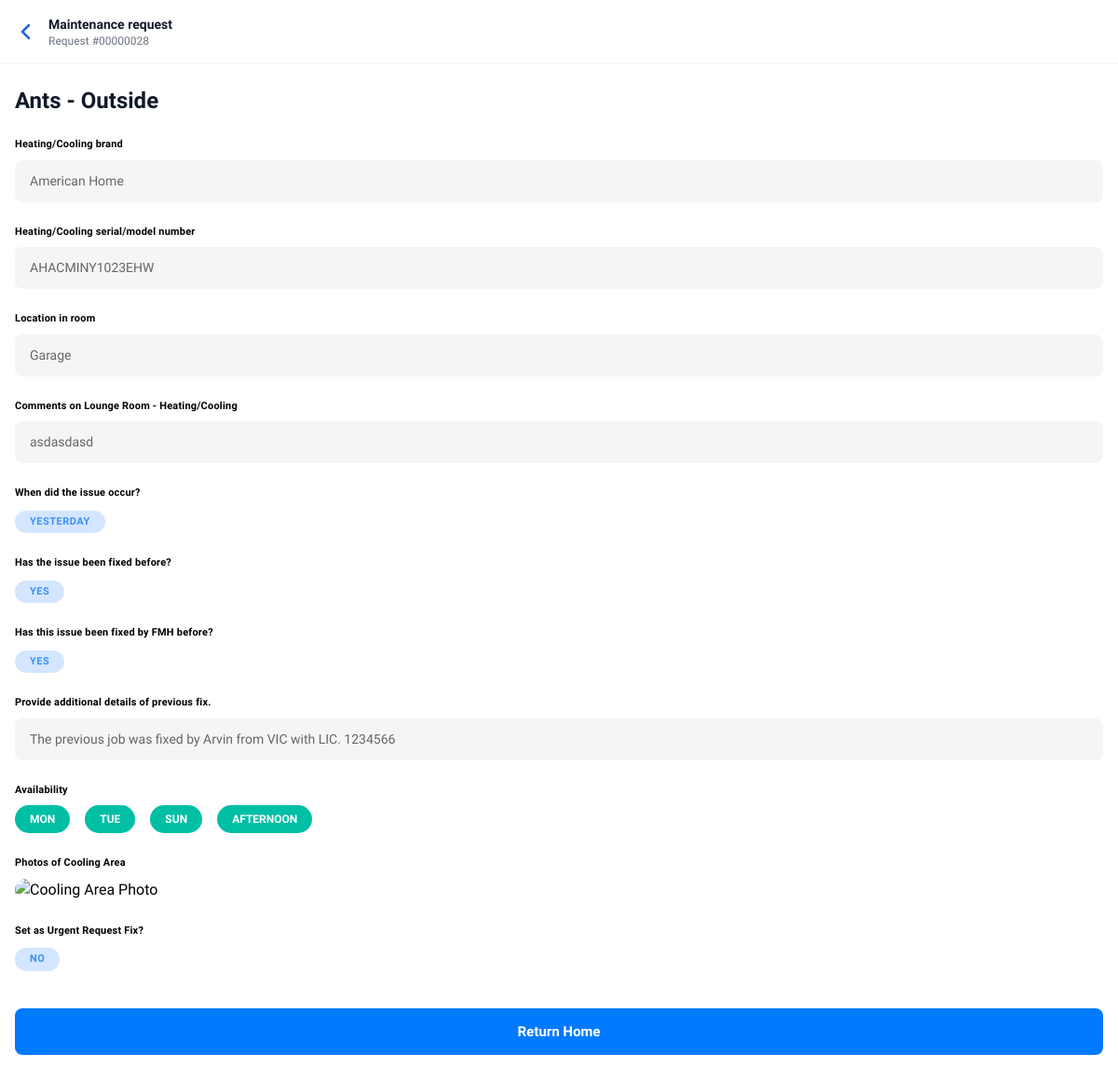
Page /maintenance/view/28/ (signed in) on the committed database.
### trader/models/jobs.py (models this page shows, shortened)
class Jobs(models.Model):
    agent = models.ForeignKey(AgentRegister, on_delete=models.CASCADE, related_name='jobs_agent')
    trader = models.ForeignKey(TraderRegistration, on_delete=models.SET_NULL, null=True, blank=True, related_name='jobs_trader')
    property = models.ForeignKey(Property, on_delete=models.SET_NULL, null=True, blank=True, related_name='jobs_property')
    STATUS_CHOICES = [
        ('quoted', 'Quoted'),
        ('confirmed', 'Confirmed'),
        ('approved', 'Approved'),
        ('scheduled', 'Scheduled'),
    ]
    address = models.TextField(blank=True, null=True)
    category = models.ForeignKey(Services, on_delete=models.SET_NULL, null=True, blank=True, related_name='category_services')
    renter = models.CharField(max_length=100, null=True, blank=True)
    priority = models.BooleanField(default=False)  # True = High Priority
    job_code = models.CharField(max_length=20, unique=True)
    notes = models.TextField()
    status = models.CharField(max_length=20, choices=STATUS_CHOICES, default='quoted')
    bid_status = models.CharField(max_length=20, choices=[('open', 'Open'), ('closed', 'Closed')], default='open')
    bid_count = models.IntegerField(default=0)
    quoted_at = models.DateField(default=timezone.now)
    confirmed_at = models.DateField(null=True, blank=True)
    approved_at = models.DateField(null=True, blank=True)
    scheduled_at = models.DateField(null=True, blank=True)
    is_active = models.BooleanField(null=True, blank=True, default=True)
    start_date = models.DateField(null=True, blank=True)
    end_date = models.DateField(null=True, blank=True)
    issue_found_at = models.DateField(null=True, blank=True)
    renter_availability = models.DateField(null=True, blank=True)
    issue_been_fixed_before = models.BooleanField(default=False)
    issue_been_fixed_by_fmh_before = models.BooleanField(default=False)
    renter_availability_schedule = models.JSONField(null=True, blank=True, default=dict)
    renter_issue_date = models.JSONField(blank=True, null=True, default=dict)

### trader/models/servicesTrader.py (models this page shows, shortened)
class Services(models.Model):
    keyword = models.CharField(max_length=100, unique=True)
    description = models.TextField(blank=True, null=True)
    isurgent = models.BooleanField(default=False, help_text="Is this service urgent?")
    locationName = models.CharField(max_length=100, blank=True, null=True)
    marketName = models.CharField(max_length=100, blank=True, null=True)
    secondaryMarketName = models.CharField(max_length=100, blank=True, null=True)
    created_at = models.DateTimeField(auto_now_add=True, blank=True, null=True)
    updated_at = models.DateTimeField(auto_now=True, blank=True, null=True)
    is_active = models.BooleanField(default=True, help_text="Is this service currently active?")

### renter/renter_actions.py (the view)
# urls.py: path('maintenance/view/<int:job_id>/', renter_actions.view_maintenance_request, name='view_maintenance_request'),
@csrf_exempt
@login_required
def view_maintenance_request(request, job_id):
    try:
        job = Jobs.objects.get(id=job_id)
        images = JobImage.objects.filter(job=job)
        availability = job.renter_availability_schedule or {}
        availability_days = availability.get('days', [])
        availability_times = availability.get('times', [])
        issue_date = job.renter_issue_date or {}
        if isinstance(issue_date, dict):
            issue_date_value = issue_date.get('value', 'Not specified')
        else:
            issue_date_value = issue_date
        context = {
            'job': job,
            'service_name': job.category.description if job.category else 'N/A',
            'request_number': f"#0000{job.id}",
            'description': job.notes or "No additional details provided",
            'agent': job.agent,
            'availability_days': availability_days,
            'availability_times': availability_times,
            'issue_date': issue_date_value,
            'images': images,
        }
        return render(request, 'renter/home/jobs/view_maintenance_request.html', context)
    except Jobs.DoesNotExist:
        messages.error(request, "Maintenance request not found.")
        return redirect('/maintenance/')

### trader/context_processors.py (called while the page is built)
def notifications_context(request):
    if request.user.is_authenticated:
        unread_qs = get_unread_notifications(request.user)
        return {
            "unread_count": unread_qs.count(),
            "unread_notifications": unread_qs[:5],  # show latest 5
        }
    return {}

### trader/views/traderNotification.py (called while the page is built)
def get_unread_notifications(user):
    try:
        return TraderNotification.objects.filter(
            trader_id__user=user,
            seen=False
        ).order_by("-created_at")
    except Exception as e:
        logger.error(f"Error fetching notifications! {e}")
        return TraderNotification.objects.none()

### renter/templates/renter/home/jobs/view_maintenance_request.html (shortened to what this page needs)
{% load static %}
<!DOCTYPE html>
<html lang="en">
<head>
  <script src="https://cdn.tailwindcss.com"></script>
</head>
<body>
  <div class="px-4 py-4 flex items-center gap-3 border-b border-gray-100">
    <button onclick="window.history.back()" class="text-blue-600">
      <svg class="w-6 h-6" fill="none" stroke="currentColor" viewBox="0 0 24 24">
        <path stroke-linecap="round" stroke-linejoin="round" stroke-width="2.5" d="M15 19l-7-7 7-7"></path>
      </svg>
    </button>
    <div>
      <h1 class="text-sm font-semibold text-gray-900">Maintenance request</h1>
      <p class="text-xs text-gray-500">Request #{{ job.id|stringformat:"08d" }}</p>
    </div>
  </div>
  <div class="px-4 py-6 space-y-6">
    <div>
      <h2 class="text-2xl font-bold text-gray-900 leading-tight mb-1">
        {{ job.category.description }}
      </h2>
    </div>
    <div>
      <p class="section-title">Heating/Cooling brand</p>
      <div class="field-value">
        {{ job.heating_cooling_brand|default:"American Home" }}
      </div>
    </div>
    <div>
      <p class="section-title">Heating/Cooling serial/model number</p>
      <div class="field-value">
        {{ job.serial_model_number|default:"AHACMINY1023EHW" }}
      </div>
    </div>
    <div>
      <p class="section-title">Location in room</p>
      <div class="field-value">
        {{ job.location_in_room|default:"Garage" }}
      </div>
    </div>
    <div>
      <p class="section-title">Comments on Lounge Room - Heating/Cooling</p>
      <div class="field-value">
        {{ job.notes|default:"Multifunctional furniture is a gift in small spaces. Storage ottomans that double up as extra seating are ideal, especially those set.." }}
      </div>
    </div>
    <div>
      <p class="section-title">When did the issue occur?</p>
      <div class="mt-2">
        <span class="yes-badge">
          {% if job.renter_issue_date.value %}
            {{ job.renter_issue_date.value }}
          {% elif job.renter_issue_date %}
            {{ job.renter_issue_date }}
          {% else %}
            YESTERDAY
          {% endif %}
        </span>
      </div>
    </div>
    <div>
      <p class="section-title">Has the issue been fixed before?</p>
      <div class="mt-2">
        <span class="yes-badge">{{ job.issue_fixed_before|default:"YES" }}</span>
      </div>
    </div>
    <div>
      <p class="section-title">Has this issue been fixed by FMH before?</p>
      <div class="mt-2">
        <span class="yes-badge">{{ job.fixed_by_fmh_before|default:"YES" }}</span>
      </div>
    </div>
    <div>
      <p class="section-title">Provide additional details of previous fix.</p>
      <div class="field-value">
        {{ job.previous_fix_details|default:"The previous job was fixed by Arvin from VIC with LIC. 1234566" }}
      </div>
    </div>
    <div>
      <p class="section-title">Availability</p>
      <div class="mt-2 flex flex-wrap gap-2">
        {% if job.renter_availability_schedule.days %}
          {% for day in job.renter_availability_schedule.days %}
            <span class="availability-badge">{{ day }}</span>
          {% endfor %}
        {% else %}
          <span class="availability-badge">MON</span>
        {% endif %}
        {% if job.renter_availability_schedule.times %}
          {% for time in job.renter_availability_schedule.times %}
            <span class="availability-badge">{{ time }}</span>
          {% endfor %}
        {% else %}
          <span class="availability-badge">AFTERNOON</span>
        {% endif %}
      </div>
    </div>
    <div>
      <p class="section-title">Photos of Cooling Area</p>
      {% if job.jobimage_set.all %}
        {% for image in job.jobimage_set.all %}
          <div class="photo-container">
            <img src="{{ image.image.url }}" alt="Issue Photo" onclick="viewImage('{{ image.image.url }}')">
          </div>
        {% endfor %}
      {% else %}
        <div class="photo-container">
          <img src="{% static 'images/placeholder-ac.jpg' %}" alt="Cooling Area Photo">
        </div>
      {% endif %}
    </div>
    <div>
      <p class="section-title">Set as Urgent Request Fix?</p>
      <div class="mt-2">
        <span class="yes-badge">
          {% if job.priority %}YES{% else %}NO{% endif %}
        </span>
      </div>
    </div>
    <div class="pt-4 pb-8">
      <button onclick="window.location.reload()" class="return-btn">
        Return Home
      </button>
    </div>
  </div>
</body>
</html>

### renter/templates/renter/home/jobs/view_maintenance_request.html (style rules this page uses)
body { font-family: 'Lexend', sans-serif; background: white; }
.section-title { font-size: 11px; font-weight: 600; color: #000000; margin-bottom: 8px; letter-spacing: 0.2px; }
.field-value { font-size: 14px; color: #666666; font-weight: 400; line-height: 1.5; background: #F5F5F5; padding: 12px 16px; border-radius: 8px; }
.yes-badge { display: inline-block; background: #d4e6ff; color: #3b90fe; padding: 4px 16px; border-radius: 12px; font-size: 11px; font-weight: 600; text-transform: uppercase; letter-spacing: 0.5px; }
.availability-badge { display: inline-block; background: #00BFA5; color: white; padding: 6px 16px; border-radius: 16px; font-size: 12px; font-weight: 600; text-transform: uppercase; margin-right: 8px; }
.photo-container { width: 100%; border-radius: 12px; overflow: hidden; margin-top: 8px; }
.photo-container img { width: 100%; height: auto; display: block; }
.return-btn { background: #007AFF; color: white; width: 100%; padding: 14px; border-radius: 8px; font-weight: 600; font-size: 15px; border: none; cursor: pointer; transition: background 0.2s; }

### rows in the picture
Jobs: id "00000028", category.description "Ants - Outside", notes "asdasdasd"

### other values in the picture
{{ job.heating_cooling_brand|default:"American Home" }} "American Home"
{{ job.serial_model_number|default:"AHACMINY1023EHW" }} "AHACMINY1023EHW"
{{ job.location_in_room|default:"Garage" }} "Garage"
{{ job.issue_fixed_before|default:"YES" }} "YES"
{{ job.fixed_by_fmh_before|default:"YES" }} "YES"
{{ day }} "MON" "TUE" "SUN"
